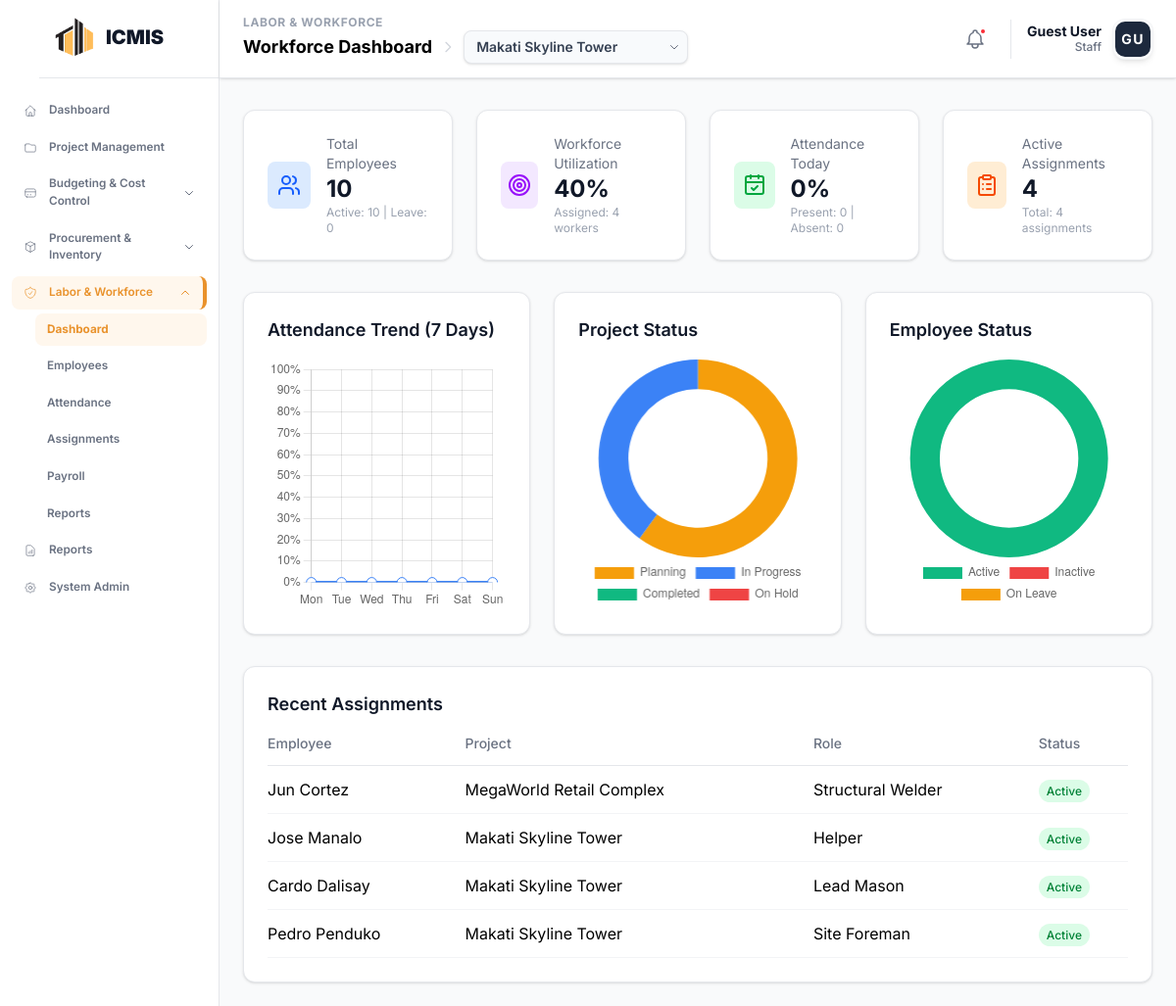
Before: /modules/workforce/dashboard.php with the older database file.
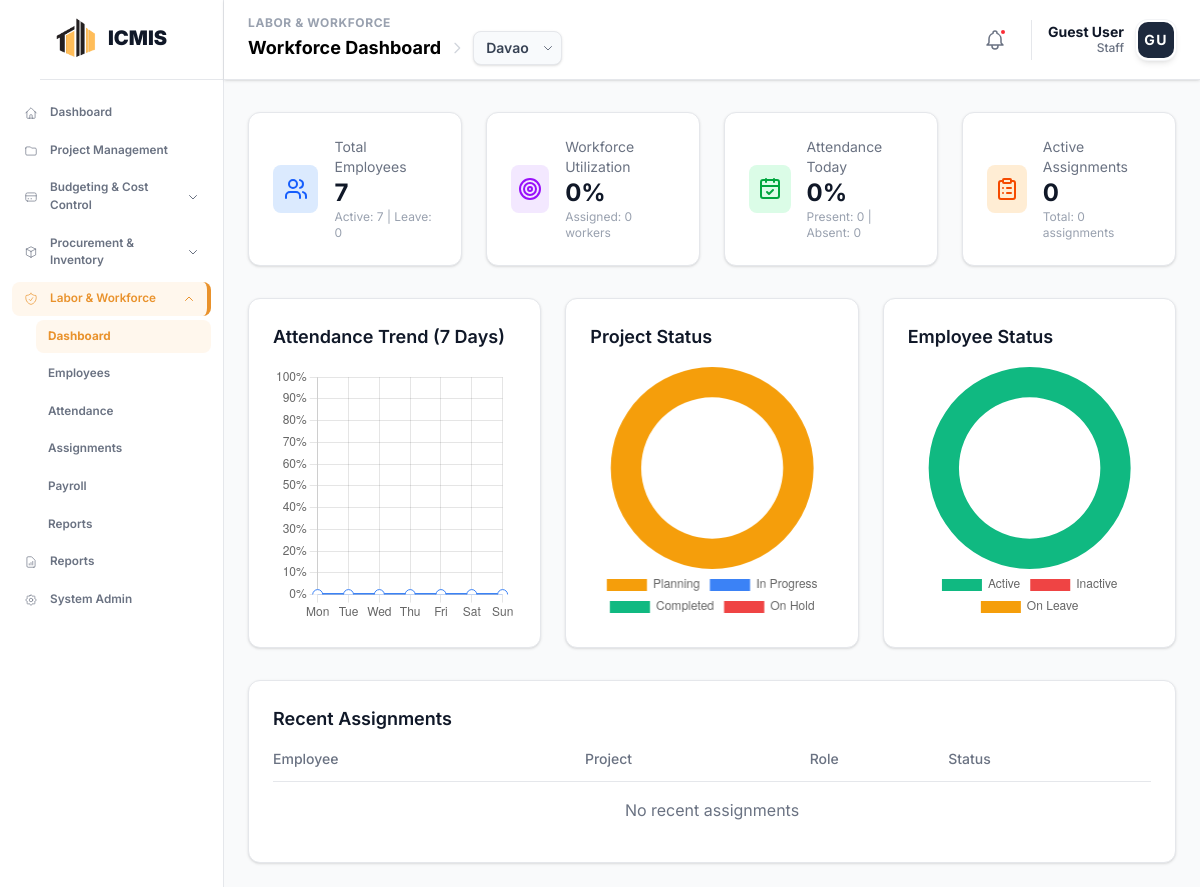
After: the same page with the newer database file.
### tables this page shows
CREATE TABLE `workforce_assignments` (
  `assignment_id` int NOT NULL,
  `employee_id` int NOT NULL,
  `project_id` int NOT NULL,
  `phase_id` int DEFAULT NULL,
  `role` varchar(100) DEFAULT NULL,
  `task_description` text,
  `start_date` date DEFAULT NULL,
  `end_date` date DEFAULT NULL,
  `status` enum('Active','Completed','Cancelled') DEFAULT 'Active'
);

CREATE TABLE `workforce_employees` (
  `employee_id` int NOT NULL,
  `employee_code` varchar(20) NOT NULL,
  `user_id` int DEFAULT NULL,
  `job_title_id` int DEFAULT NULL,
  `first_name` varchar(50) NOT NULL,
  `last_name` varchar(50) NOT NULL,
  `email` varchar(100) DEFAULT NULL,
  `phone` varchar(20) DEFAULT NULL,
  `status` enum('Active','Inactive','Terminated') DEFAULT 'Active',
  `hire_date` date DEFAULT NULL
);

CREATE TABLE `icmis_projects` (
  `project_id` int NOT NULL,
  `project_code` varchar(20) NOT NULL,
  `project_name` varchar(255) NOT NULL,
  `description` text,
  `location` varchar(255) DEFAULT NULL,
  `status` enum('Planning','In Progress','Active','On Hold','Completed','Cancelled') DEFAULT 'Planning',
  `start_date` date DEFAULT NULL,
  `end_date` date DEFAULT NULL,
  `completion_rate` decimal(5,2) DEFAULT '0.00',
  `project_manager_id` int DEFAULT NULL,
  `total_budget` decimal(15,2) DEFAULT '0.00'
);

### modules/workforce/dashboard.php (the view, shortened to what the rows shown need)
<?php
$conn = getWorkforceConnection();
?>
<!DOCTYPE html>
<html lang="en">
<head>
    <?php include __DIR__ . '/../../includes/head_assetsv2.php'; ?>
</head>
<body class="bg-gray-50">
    <?php
        include __DIR__ . '/../../includes/sidebar.php';
    ?>
    <main class="ml-56 mt-22 p-6">
        <div class="max-w-7xl mx-auto">
            <div class="bg-white rounded-xl border border-gray-200 shadow-sm p-6">
                <div class="overflow-x-auto">
                    <table class="w-full">
                        <thead>
                            <tr class="text-left text-sm text-gray-500 border-b border-gray-200">
                                <th class="pb-3 font-medium">Employee</th>
                                <th class="pb-3 font-medium">Project</th>
                                <th class="pb-3 font-medium">Role</th>
                                <th class="pb-3 font-medium">Status</th>
                            </tr>
                        </thead>
                        <tbody id="recentAssignments">
                            <?php
                            $sql = "SELECT wa.*, we.first_name, we.last_name, p.project_name
                                    FROM workforce_assignments wa
                                    LEFT JOIN workforce_employees we ON wa.employee_id = we.employee_id
                                    LEFT JOIN icmis_projects p ON wa.project_id = p.project_id
                                    ORDER BY wa.assignment_id DESC
                                    LIMIT 5";
                            $result = $conn->query($sql);
                            if ($result && $result->num_rows > 0) {
                                while ($row = $result->fetch_assoc()) {
                                    $statusClass = match(strtolower($row['status'])) {
                                        'active' => 'bg-green-100 text-green-700',
                                        'completed' => 'bg-blue-100 text-blue-700',
                                        'cancelled' => 'bg-red-100 text-red-700',
                                        default => 'bg-gray-100 text-gray-700'
                                    };
                                    echo '<tr class="border-b border-gray-100">';
                                    echo '<td class="py-3">' . htmlspecialchars($row['first_name'] . ' ' . $row['last_name']) . '</td>';
                                    echo '<td class="py-3">' . htmlspecialchars($row['project_name'] ?? 'N/A') . '</td>';
                                    echo '<td class="py-3">' . htmlspecialchars($row['role'] ?? 'N/A') . '</td>';
                                    echo '<td class="py-3"><span class="px-2 py-1 rounded-full text-xs font-medium ' . $statusClass . '">' . htmlspecialchars($row['status']) . '</span></td>';
                                    echo '</tr>';
                                }
                            } else {
                                echo '<tr><td colspan="4" class="py-4 text-center text-gray-500">No recent assignments</td></tr>';
                            }
                            ?>
                        </tbody>
                    </table>
                </div>
            </div>
        </div>
    </main>
</body>
</html>

Changed rows visible on the page:
removed workforce_assignments: employee.last_name "Jun Cortez", project.project_name "MegaWorld Retail Complex", role "Structural Welder", status "Active"
removed workforce_assignments: employee.last_name "Jose Manalo", project.project_name "Makati Skyline Tower", role "Helper", status "Active"
removed workforce_assignments: employee.last_name "Cardo Dalisay", project.project_name "Makati Skyline Tower", role "Lead Mason", status "Active"
removed workforce_assignments: employee.last_name "Pedro Penduko", project.project_name "Makati Skyline Tower", role "Site Foreman", status "Active"
Other visible differences:
form field value: "Makati Skyline Tower" → "Davao"
$stats['total_employees']: "10" → "7"
$stats['active_employees']: "10" → "7"
$utilization_rate: "40" → "0"
$stats['active_assignments']: "4" → "0"
$stats['total_assignments']: "4" → "0"
chart data {{ $project_stats['planning'] }}: 3 → 1
chart data {{ $project_stats['active'] }}: 2 → 0
text now shown: "No recent assignments"
